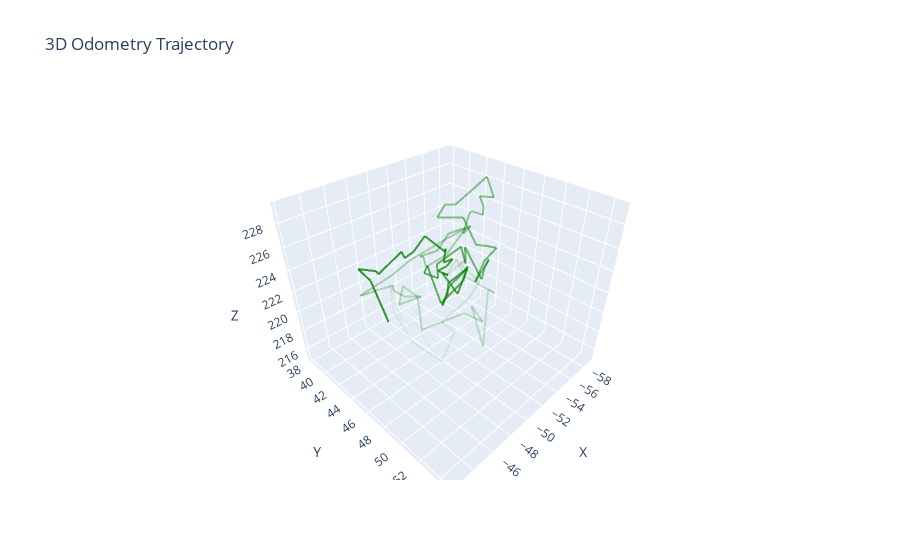

Source (notebook cell):
### Code cell
import plotly.graph_objs as go
import numpy as np

trajectory_3d_np = np.array(trajectory_3d)
trajectory_3d_np = trajectory_3d_np[::5]
fig = go.Figure()

n = len(trajectory_3d_np)
for i in range(n - 1):
    alpha = 0.8 * (1 - i / (n - 1)) 
    fig.add_trace(
        go.Scatter3d(
            x=-trajectory_3d_np[i : i + 2, 0],
            y=trajectory_3d_np[i : i + 2, 1],
            z=-trajectory_3d_np[i : i + 2, 2],
            mode="lines",
            line=dict(color="green", width=4),
            opacity=alpha,
            showlegend=False,
        )
    )

fig.update_layout(
    scene=dict(xaxis_title="X", yaxis_title="Y", zaxis_title="Z"),
    title="3D Odometry Trajectory",
)
fig.show()

### Figure 1 — Plotly figure (JSON) as saved in the notebook; plotly's stock layout.template omitted (floating-point values rounded to 4 significant figures)
{"data": [{"line": {"color": "green", "width": 4}, "mode": "lines", "opacity": 0.8, "showlegend": false, "type": "scatter3d", "x": [-48.26, -48.03], "y": [40.92, 39.2], "z": [217.2, 220.9]}, {"line": {"color": "green", "width": 4}, "mode": "lines", "opacity": 0.7919, "showlegend": false, "type": "scatter3d", "x": [-48.03, -47.7], "y": [39.2, 38.02], "z": [220.9, 221.7]}, {"line": {"color": "green", "width": 4}, "mode": "lines", "opacity": 0.7838, "showlegend": false, "type": "scatter3d", "x": [-47.7, -48.86], "y": [38.02, 38.97], "z": [221.7, 221.4]}, {"line": {"color": "green", "width": 4}, "mode": "lines", "opacity": 0.7758, "showlegend": false, "type": "scatter3d", "x": [-48.86, -49.03], "y": [38.97, 39.03], "z": [221.4, 221.1]}, {"line": {"color": "green", "width": 4}, "mode": "lines", "opacity": 0.7677, "showlegend": false, "type": "scatter3d", "x": [-49.03, -50.14], "y": [39.03, 41.08], "z": [221.1, 223.7]}, {"line": {"color": "green", "width": 4}, "mode": "lines", "opacity": 0.7596, "showlegend": false, "type": "scatter3d", "x": [-50.14, -50.63], "y": [41.08, 40.81], "z": [223.7, 222.8]}, {"line": {"color": "green", "width": 4}, "mode": "lines", "opacity": 0.7515, "showlegend": false, "type": "scatter3d", "x": [-50.63, -51.03], "y": [40.81, 41.56], "z": [222.8, 223.6]}, {"line": {"color": "green", "width": 4}, "mode": "lines", "opacity": 0.7434, "showlegend": false, "type": "scatter3d", "x": [-51.03, -53.03], "y": [41.56, 40.76], "z": [223.6, 224.0]}, {"line": {"color": "green", "width": 4}, "mode": "lines", "opacity": 0.7354, "showlegend": false, "type": "scatter3d", "x": [-53.03, -53.26], "y": [40.76, 43.06], "z": [224.0, 223.2]}, {"line": {"color": "green", "width": 4}, "mode": "lines", "opacity": 0.7273, "showlegend": false, "type": "scatter3d", "x": [-53.26, -54.63], "y": [43.06, 41.68], "z": [223.2, 222.4]}, {"line": {"color": "green", "width": 4}, "mode": "lines", "opacity": 0.7192, "showlegend": false, "type": "scatter3d", "x": [-54.63, -53.44], "y": [41.68, 42.65], "z": [222.4, 221.9]}, {"line": {"color": "green", "width": 4}, "mode": "lines", "opacity": 0.7111, "showlegend": false, "type": "scatter3d", "x": [-53.44, -54.29], "y": [42.65, 42.92], "z": [221.9, 222.0]}, {"line": {"color": "green", "width": 4}, "mode": "lines", "opacity": 0.703, "showlegend": false, "type": "scatter3d", "x": [-54.29, -54.11], "y": [42.92, 42.34], "z": [222.0, 221.1]}, {"line": {"color": "green", "width": 4}, "mode": "lines", "opacity": 0.6949, "showlegend": false, "type": "scatter3d", "x": [-54.11, -53.69], "y": [42.34, 41.61], "z": [221.1, 220.4]}, {"line": {"color": "green", "width": 4}, "mode": "lines", "opacity": 0.6869, "showlegend": false, "type": "scatter3d", "x": [-53.69, -53.79], "y": [41.61, 42.84], "z": [220.4, 220.5]}, {"line": {"color": "green", "width": 4}, "mode": "lines", "opacity": 0.6788, "showlegend": false, "type": "scatter3d", "x": [-53.79, -53.16], "y": [42.84, 42.75], "z": [220.5, 221.0]}, {"line": {"color": "green", "width": 4}, "mode": "lines", "opacity": 0.6707, "showlegend": false, "type": "scatter3d", "x": [-53.16, -53.11], "y": [42.75, 44.7], "z": [221.0, 219.8]}, {"line": {"color": "green", "width": 4}, "mode": "lines", "opacity": 0.6626, "showlegend": false, "type": "scatter3d", "x": [-53.11, -54.12], "y": [44.7, 44.81], "z": [219.8, 222.0]}, {"line": {"color": "green", "width": 4}, "mode": "lines", "opacity": 0.6545, "showlegend": false, "type": "scatter3d", "x": [-54.12, -53.42], "y": [44.81, 43.21], "z": [222.0, 220.0]}, {"line": {"color": "green", "width": 4}, "mode": "lines", "opacity": 0.6465, "showlegend": false, "type": "scatter3d", "x": [-53.42, -52.93], "y": [43.21, 43.63], "z": [220.0, 219.3]}, {"line": {"color": "green", "width": 4}, "mode": "lines", "opacity": 0.6384, "showlegend": false, "type": "scatter3d", "x": [-52.93, -52.74], "y": [43.63, 43.15], "z": [219.3, 217.9]}, {"line": {"color": "green", "width": 4}, "mode": "lines", "opacity": 0.6303, "showlegend": false, "type": "scatter3d", "x": [-52.74, -54.01], "y": [43.15, 42.8], "z": [217.9, 219.2]}, {"line": {"color": "green", "width": 4}, "mode": "lines", "opacity": 0.6222, "showlegend": false, "type": "scatter3d", "x": [-54.01, -55.05], "y": [42.8, 43.24], "z": [219.2, 220.2]}, {"line": {"color": "green", "width": 4}, "mode": "lines", "opacity": 0.6141, "showlegend": false, "type": "scatter3d", "x": [-55.05, -55.23], "y": [43.24, 43.87], "z": [220.2, 221.2]}, {"line": {"color": "green", "width": 4}, "mode": "lines", "opacity": 0.6061, "showlegend": false, "type": "scatter3d", "x": [-55.23, -53.79], "y": [43.87, 44.72], "z": [221.2, 220.8]}, {"line": {"color": "green", "width": 4}, "mode": "lines", "opacity": 0.598, "showlegend": false, "type": "scatter3d", "x": [-53.79, -51.46], "y": [44.72, 44.32], "z": [220.8, 219.4]}, {"line": {"color": "green", "width": 4}, "mode": "lines", "opacity": 0.5899, "showlegend": false, "type": "scatter3d", "x": [-51.46, -51.67], "y": [44.32, 42.5], "z": [219.4, 222.3]}, {"line": {"color": "green", "width": 4}, "mode": "lines", "opacity": 0.5818, "showlegend": false, "type": "scatter3d", "x": [-51.67, -50.19], "y": [42.5, 43.75], "z": [222.3, 222.8]}, {"line": {"color": "green", "width": 4}, "mode": "lines", "opacity": 0.5737, "showlegend": false, "type": "scatter3d", "x": [-50.19, -50.97], "y": [43.75, 44.55], "z": [222.8, 222.3]}, {"line": {"color": "green", "width": 4}, "mode": "lines", "opacity": 0.5657, "showlegend": false, "type": "scatter3d", "x": [-50.97, -51.18], "y": [44.55, 44.19], "z": [222.3, 223.4]}, {"line": {"color": "green", "width": 4}, "mode": "lines", "opacity": 0.5576, "showlegend": false, "type": "scatter3d", "x": [-51.18, -53.15], "y": [44.19, 44.98], "z": [223.4, 224.6]}, {"line": {"color": "green", "width": 4}, "mode": "lines", "opacity": 0.5495, "showlegend": false, "type": "scatter3d", "x": [-53.15, -53.52], "y": [44.98, 45.18], "z": [224.6, 222.9]}, {"line": {"color": "green", "width": 4}, "mode": "lines", "opacity": 0.5414, "showlegend": false, "type": "scatter3d", "x": [-53.52, -52.93], "y": [45.18, 45.63], "z": [222.9, 224.9]}, {"line": {"color": "green", "width": 4}, "mode": "lines", "opacity": 0.5333, "showlegend": false, "type": "scatter3d", "x": [-52.93, -50.97], "y": [45.63, 49.14], "z": [224.9, 224.4]}, {"line": {"color": "green", "width": 4}, "mode": "lines", "opacity": 0.5253, "showlegend": false, "type": "scatter3d", "x": [-50.97, -51.21], "y": [49.14, 49.18], "z": [224.4, 225.4]}, {"line": {"color": "green", "width": 4}, "mode": "lines", "opacity": 0.5172, "showlegend": false, "type": "scatter3d", "x": [-51.21, -52.37], "y": [49.18, 48.58], "z": [225.4, 225.2]}, {"line": {"color": "green", "width": 4}, "mode": "lines", "opacity": 0.5091, "showlegend": false, "type": "scatter3d", "x": [-52.37, -52.01], "y": [48.58, 47.62], "z": [225.2, 222.9]}, {"line": {"color": "green", "width": 4}, "mode": "lines", "opacity": 0.501, "showlegend": false, "type": "scatter3d", "x": [-52.01, -52.39], "y": [47.62, 48.13], "z": [222.9, 224.9]}, {"line": {"color": "green", "width": 4}, "mode": "lines", "opacity": 0.4929, "showlegend": false, "type": "scatter3d", "x": [-52.39, -52.78], "y": [48.13, 48.9], "z": [224.9, 226.2]}, {"line": {"color": "green", "width": 4}, "mode": "lines", "opacity": 0.4848, "showlegend": false, "type": "scatter3d", "x": [-52.78, -53.23], "y": [48.9, 47.5], "z": [226.2, 225.6]}, {"line": {"color": "green", "width": 4}, "mode": "lines", "opacity": 0.4768, "showlegend": false, "type": "scatter3d", "x": [-53.23, -54.26], "y": [47.5, 45.61], "z": [225.6, 224.5]}, {"line": {"color": "green", "width": 4}, "mode": "lines", "opacity": 0.4687, "showlegend": false, "type": "scatter3d", "x": [-54.26, -54.3], "y": [45.61, 44.09], "z": [224.5, 226.4]}, {"line": {"color": "green", "width": 4}, "mode": "lines", "opacity": 0.4606, "showlegend": false, "type": "scatter3d", "x": [-54.3, -52.52], "y": [44.09, 42.93], "z": [226.4, 226.7]}, {"line": {"color": "green", "width": 4}, "mode": "lines", "opacity": 0.4525, "showlegend": false, "type": "scatter3d", "x": [-52.52, -53.5], "y": [42.93, 42.82], "z": [226.7, 227.4]}, {"line": {"color": "green", "width": 4}, "mode": "lines", "opacity": 0.4444, "showlegend": false, "type": "scatter3d", "x": [-53.5, -53.83], "y": [42.82, 43.64], "z": [227.4, 227.6]}, {"line": {"color": "green", "width": 4}, "mode": "lines", "opacity": 0.4364, "showlegend": false, "type": "scatter3d", "x": [-53.83, -56.8], "y": [43.64, 44.26], "z": [227.6, 229.2]}, {"line": {"color": "green", "width": 4}, "mode": "lines", "opacity": 0.4283, "showlegend": false, "type": "scatter3d", "x": [-56.8, -58.84], "y": [44.26, 43.44], "z": [229.2, 226.6]}, {"line": {"color": "green", "width": 4}, "mode": "lines", "opacity": 0.4202, "showlegend": false, "type": "scatter3d", "x": [-58.84, -58.08], "y": [43.44, 42.47], "z": [226.6, 226.6]}, {"line": {"color": "green", "width": 4}, "mode": "lines", "opacity": 0.4121, "showlegend": false, "type": "scatter3d", "x": [-58.08, -58.72], "y": [42.47, 42.39], "z": [226.6, 225.4]}, {"line": {"color": "green", "width": 4}, "mode": "lines", "opacity": 0.404, "showlegend": false, "type": "scatter3d", "x": [-58.72, -57.34], "y": [42.39, 43.56], "z": [225.4, 225.4]}, {"line": {"color": "green", "width": 4}, "mode": "lines", "opacity": 0.396, "showlegend": false, "type": "scatter3d", "x": [-57.34, -56.47], "y": [43.56, 43.11], "z": [225.4, 225.9]}, {"line": {"color": "green", "width": 4}, "mode": "lines", "opacity": 0.3879, "showlegend": false, "type": "scatter3d", "x": [-56.47, -53.6], "y": [43.11, 45.43], "z": [225.9, 227.6]}, {"line": {"color": "green", "width": 4}, "mode": "lines", "opacity": 0.3798, "showlegend": false, "type": "scatter3d", "x": [-53.6, -53.51], "y": [45.43, 44.85], "z": [227.6, 225.6]}, {"line": {"color": "green", "width": 4}, "mode": "lines", "opacity": 0.3717, "showlegend": false, "type": "scatter3d", "x": [-53.51, -55.38], "y": [44.85, 43.96], "z": [225.6, 225.2]}, {"line": {"color": "green", "width": 4}, "mode": "lines", "opacity": 0.3636, "showlegend": false, "type": "scatter3d", "x": [-55.38, -54.33], "y": [43.96, 42.37], "z": [225.2, 224.3]}, {"line": {"color": "green", "width": 4}, "mode": "lines", "opacity": 0.3556, "showlegend": false, "type": "scatter3d", "x": [-54.33, -53.63], "y": [42.37, 41.64], "z": [224.3, 222.6]}, {"line": {"color": "green", "width": 4}, "mode": "lines", "opacity": 0.3475, "showlegend": false, "type": "scatter3d", "x": [-53.63, -51.69], "y": [41.64, 41.58], "z": [222.6, 222.8]}, {"line": {"color": "green", "width": 4}, "mode": "lines", "opacity": 0.3394, "showlegend": false, "type": "scatter3d", "x": [-51.69, -50.66], "y": [41.58, 43.23], "z": [222.8, 223.9]}, {"line": {"color": "green", "width": 4}, "mode": "lines", "opacity": 0.3313, "showlegend": false, "type": "scatter3d", "x": [-50.66, -50.55], "y": [43.23, 43.6], "z": [223.9, 223.2]}, {"line": {"color": "green", "width": 4}, "mode": "lines", "opacity": 0.3232, "showlegend": false, "type": "scatter3d", "x": [-50.55, -51.64], "y": [43.6, 44.79], "z": [223.2, 224.3]}, {"line": {"color": "green", "width": 4}, "mode": "lines", "opacity": 0.3152, "showlegend": false, "type": "scatter3d", "x": [-51.64, -53.48], "y": [44.79, 45.16], "z": [224.3, 226.2]}, {"line": {"color": "green", "width": 4}, "mode": "lines", "opacity": 0.3071, "showlegend": false, "type": "scatter3d", "x": [-53.48, -48.57], "y": [45.16, 45.1], "z": [226.2, 225.8]}, {"line": {"color": "green", "width": 4}, "mode": "lines", "opacity": 0.299, "showlegend": false, "type": "scatter3d", "x": [-48.57, -47.58], "y": [45.1, 45.16], "z": [225.8, 225.7]}, {"line": {"color": "green", "width": 4}, "mode": "lines", "opacity": 0.2909, "showlegend": false, "type": "scatter3d", "x": [-47.58, -45.67], "y": [45.16, 45.55], "z": [225.7, 225.6]}, {"line": {"color": "green", "width": 4}, "mode": "lines", "opacity": 0.2828, "showlegend": false, "type": "scatter3d", "x": [-45.67, -42.82], "y": [45.55, 45.74], "z": [225.6, 225.4]}, {"line": {"color": "green", "width": 4}, "mode": "lines", "opacity": 0.2747, "showlegend": false, "type": "scatter3d", "x": [-42.82, -44.4], "y": [45.74, 47.26], "z": [225.4, 226.2]}, {"line": {"color": "green", "width": 4}, "mode": "lines", "opacity": 0.2667, "showlegend": false, "type": "scatter3d", "x": [-44.4, -44.06], "y": [47.26, 47.72], "z": [226.2, 226.2]}, {"line": {"color": "green", "width": 4}, "mode": "lines", "opacity": 0.2586, "showlegend": false, "type": "scatter3d", "x": [-44.06, -44.68], "y": [47.72, 47.99], "z": [226.2, 225.5]}, {"line": {"color": "green", "width": 4}, "mode": "lines", "opacity": 0.2505, "showlegend": false, "type": "scatter3d", "x": [-44.68, -44.33], "y": [47.99, 50.09], "z": [225.5, 226.8]}, {"line": {"color": "green", "width": 4}, "mode": "lines", "opacity": 0.2424, "showlegend": false, "type": "scatter3d", "x": [-44.33, -42.43], "y": [50.09, 50.35], "z": [226.8, 227.3]}, {"line": {"color": "green", "width": 4}, "mode": "lines", "opacity": 0.2343, "showlegend": false, "type": "scatter3d", "x": [-42.43, -43.01], "y": [50.35, 50.09], "z": [227.3, 228.2]}, {"line": {"color": "green", "width": 4}, "mode": "lines", "opacity": 0.2263, "showlegend": false, "type": "scatter3d", "x": [-43.01, -43.66], "y": [50.09, 50.56], "z": [228.2, 227.3]}, {"line": {"color": "green", "width": 4}, "mode": "lines", "opacity": 0.2182, "showlegend": false, "type": "scatter3d", "x": [-43.66, -42.29], "y": [50.56, 52.41], "z": [227.3, 226.8]}, {"line": {"color": "green", "width": 4}, "mode": "lines", "opacity": 0.2101, "showlegend": false, "type": "scatter3d", "x": [-42.29, -44.29], "y": [52.41, 53.65], "z": [226.8, 227.5]}, {"line": {"color": "green", "width": 4}, "mode": "lines", "opacity": 0.202, "showlegend": false, "type": "scatter3d", "x": [-44.29, -45.43], "y": [53.65, 54.08], "z": [227.5, 226.5]}, {"line": {"color": "green", "width": 4}, "mode": "lines", "opacity": 0.1939, "showlegend": false, "type": "scatter3d", "x": [-45.43, -45.31], "y": [54.08, 53.29], "z": [226.5, 227.2]}, {"line": {"color": "green", "width": 4}, "mode": "lines", "opacity": 0.1859, "showlegend": false, "type": "scatter3d", "x": [-45.31, -44.94], "y": [53.29, 54.6], "z": [227.2, 225.3]}, {"line": {"color": "green", "width": 4}, "mode": "lines", "opacity": 0.1778, "showlegend": false, "type": "scatter3d", "x": [-44.94, -47.92], "y": [54.6, 52.3], "z": [225.3, 226.6]}, {"line": {"color": "green", "width": 4}, "mode": "lines", "opacity": 0.1697, "showlegend": false, "type": "scatter3d", "x": [-47.92, -47.98], "y": [52.3, 52.77], "z": [226.6, 226.5]}, {"line": {"color": "green", "width": 4}, "mode": "lines", "opacity": 0.1616, "showlegend": false, "type": "scatter3d", "x": [-47.98, -48.15], "y": [52.77, 50.04], "z": [226.5, 226.5]}, {"line": {"color": "green", "width": 4}, "mode": "lines", "opacity": 0.1535, "showlegend": false, "type": "scatter3d", "x": [-48.15, -48.16], "y": [50.04, 49.33], "z": [226.5, 227.4]}, {"line": {"color": "green", "width": 4}, "mode": "lines", "opacity": 0.1455, "showlegend": false, "type": "scatter3d", "x": [-48.16, -47.45], "y": [49.33, 49.07], "z": [227.4, 226.4]}, {"line": {"color": "green", "width": 4}, "mode": "lines", "opacity": 0.1374, "showlegend": false, "type": "scatter3d", "x": [-47.45, -48.7], "y": [49.07, 49.68], "z": [226.4, 227.4]}, {"line": {"color": "green", "width": 4}, "mode": "lines", "opacity": 0.1293, "showlegend": false, "type": "scatter3d", "x": [-48.7, -48.22], "y": [49.68, 49.67], "z": [227.4, 227.1]}, {"line": {"color": "green", "width": 4}, "mode": "lines", "opacity": 0.1212, "showlegend": false, "type": "scatter3d", "x": [-48.22, -49.42], "y": [49.67, 50.26], "z": [227.1, 225.5]}, {"line": {"color": "green", "width": 4}, "mode": "lines", "opacity": 0.1131, "showlegend": false, "type": "scatter3d", "x": [-49.42, -49.65], "y": [50.26, 49.09], "z": [225.5, 223.3]}, {"line": {"color": "green", "width": 4}, "mode": "lines", "opacity": 0.1051, "showlegend": false, "type": "scatter3d", "x": [-49.65, -47.98], "y": [49.09, 48.03], "z": [223.3, 221.5]}, {"line": {"color": "green", "width": 4}, "mode": "lines", "opacity": 0.09697, "showlegend": false, "type": "scatter3d", "x": [-47.98, -48.69], "y": [48.03, 47.74], "z": [221.5, 220.5]}, {"line": {"color": "green", "width": 4}, "mode": "lines", "opacity": 0.08889, "showlegend": false, "type": "scatter3d", "x": [-48.69, -50.39], "y": [47.74, 47.01], "z": [220.5, 218.5]}, {"line": {"color": "green", "width": 4}, "mode": "lines", "opacity": 0.08081, "showlegend": false, "type": "scatter3d", "x": [-50.39, -49.44], "y": [47.01, 46.5], "z": [218.5, 215.4]}, {"line": {"color": "green", "width": 4}, "mode": "lines", "opacity": 0.07273, "showlegend": false, "type": "scatter3d", "x": [-49.44, -49.05], "y": [46.5, 43.15], "z": [215.4, 215.8]}, {"line": {"color": "green", "width": 4}, "mode": "lines", "opacity": 0.06465, "showlegend": false, "type": "scatter3d", "x": [-49.05, -49.72], "y": [43.15, 39.79], "z": [215.8, 217.0]}, {"line": {"color": "green", "width": 4}, "mode": "lines", "opacity": 0.05657, "showlegend": false, "type": "scatter3d", "x": [-49.72, -50.82], "y": [39.79, 38.15], "z": [217.0, 218.8]}, {"line": {"color": "green", "width": 4}, "mode": "lines", "opacity": 0.04848, "showlegend": false, "type": "scatter3d", "x": [-50.82, -49.73], "y": [38.15, 39.67], "z": [218.8, 219.2]}, {"line": {"color": "green", "width": 4}, "mode": "lines", "opacity": 0.0404, "showlegend": false, "type": "scatter3d", "x": [-49.73, -48.91], "y": [39.67, 42.07], "z": [219.2, 217.7]}, {"line": {"color": "green", "width": 4}, "mode": "lines", "opacity": 0.03232, "showlegend": false, "type": "scatter3d", "x": [-48.91, -48.94], "y": [42.07, 43.91], "z": [217.7, 218.3]}, {"line": {"color": "green", "width": 4}, "mode": "lines", "opacity": 0.02424, "showlegend": false, "type": "scatter3d", "x": [-48.94, -49.12], "y": [43.91, 46.11], "z": [218.3, 216.0]}, {"line": {"color": "green", "width": 4}, "mode": "lines", "opacity": 0.01616, "showlegend": false, "type": "scatter3d", "x": [-49.12, -50.46], "y": [46.11, 45.18], "z": [216.0, 215.3]}, {"line": {"color": "green", "width": 4}, "mode": "lines", "opacity": 0.008081, "showlegend": false, "type": "scatter3d", "x": [-50.46, -49.67], "y": [45.18, 45.52], "z": [215.3, 216.6]}], "layout": {"scene": {"xaxis": {"title": {"text": "X"}}, "yaxis": {"title": {"text": "Y"}}, "zaxis": {"title": {"text": "Z"}}}, "title": {"text": "3D Odometry Trajectory"}}}
